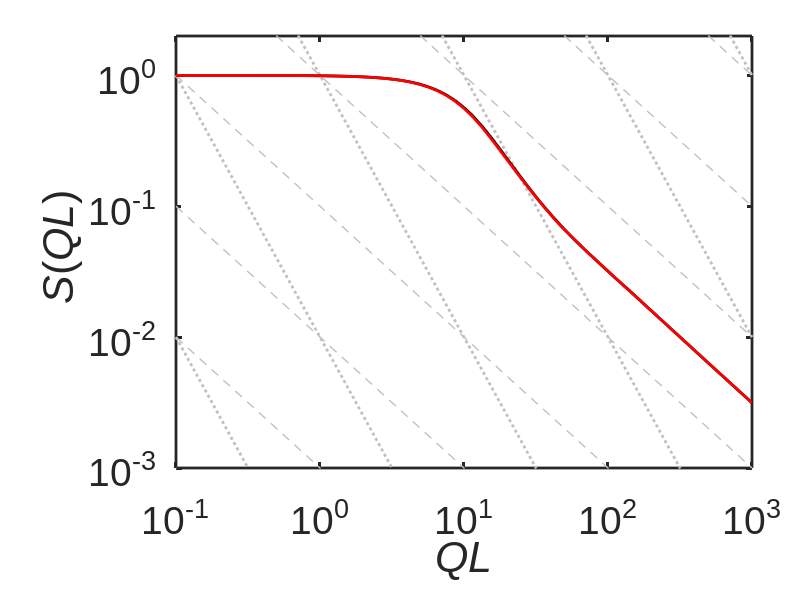
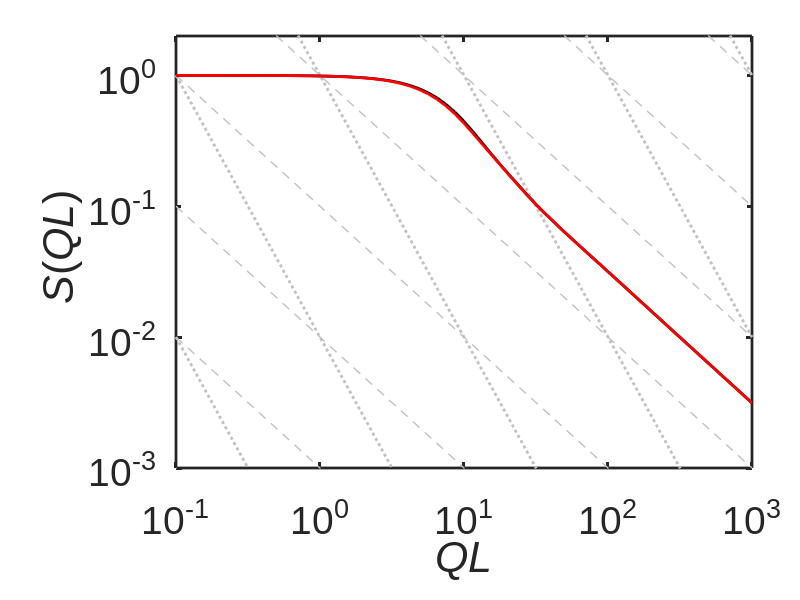
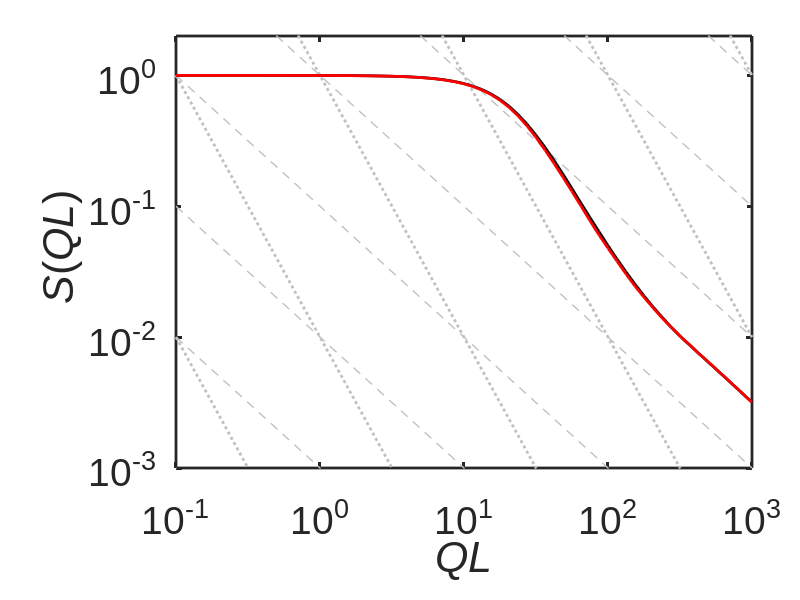
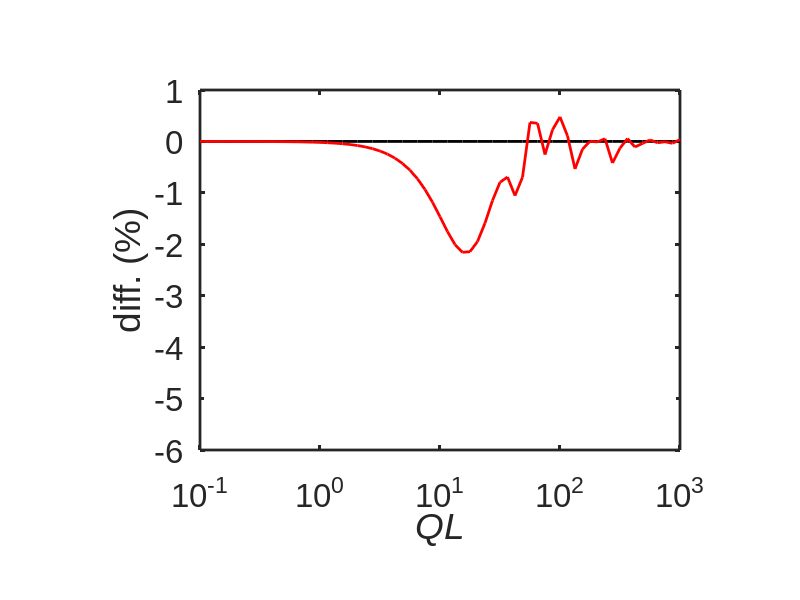

Reproduce these figures in MATLAB, in order.
clear
close all

%% Load
data_rod = load('scatter_rod.mat');
data_GT = load('S_q_GT.mat');
data_infer = load('S_q_infer.mat');

q = data_rod.qq;
qL = q*1000;
S_q_rod = data_rod.S_q;
delta_S_q = data_rod.delta_S_q;

S_q_GT = data_GT.S_q_maxAE;
S_q_infer = data_infer.S_q;

S_q_rod = S_q_rod.*delta_S_q;
S_q_GT = S_q_GT'.*delta_S_q;
S_q_infer = S_q_infer'.*delta_S_q;

%% color
% x_color = (p_color-min(p_color))/(max(p_color)-min(p_color));
% color_parula = parula(101);
% color = arrayfun(@(x) color_parula(1+round(x*100),:),x_color,'UniformOutput',false);

%% plot S_q
filenames = {'S_q_b1.mat','S_q_rb.mat','S_q_f.mat'};
for i = 1:3
    % plot setup
    figure(i)
    hold on
    box on
    set(gcf,'Position',[2000,100,600,600])
    set(gca,'LineWidth',2)
    set(gca,'position',[0.22    0.22   0.72    0.72])
    set(gca, 'XScale', 'log')
    set(gca, 'YScale', 'log')
    xlabel('\it{QL}','FontSize',24,'Interpreter','tex')
    ylabel('{\it S}({\itQL})','FontSize',24,'Interpreter','tex')
    set(gca,'FontSize',28,'FontName','Arial')
    
    % background
    for j = 1:9
        q_i = [1e-1 1e3];
        S_q_i_1 = 10^(j-5)./q_i;
        S_q_i_2 = 10^(2*j-10)./q_i.^2;
        plot(q_i,S_q_i_1,'--','LineWidth',1,'Color','#C0C0C0')
        plot(q_i,S_q_i_2,':','LineWidth',2,'Color','#C0C0C0')
    end
    
%     % S_q_rod
%     plot(qL,S_q_rod,'k-','LineWidth',2)
    
    % S_q
    plot(qL,S_q_GT(i,:),'k-','LineWidth',2)
    plot(qL,S_q_infer(i,:),'r-','LineWidth',2)
    
    
    xlim([1e-1,1e3])
    ylim([1e-3,2e0])
    xticks([1e-1,1e0,1e1,1e2,1e3])
    yticks([1e-3,1e-2,1e-1,1e0])
    saveas(gcf,[filenames{i},'.png'])
end

%% plot delta S_q
filenames = {'diff_b1.mat','diff_rb.mat','diff_f.mat'};
for i = 1:3
    % plot setup
    figure(i+3)
    hold on
    box on
    set(gcf, 'color', 'none')
    set(gcf,'Position',[2000,100,400,400])
    set(gca,'LineWidth',2)
    set(gca,'position',[0.25    0.25   0.6    0.6])
    set(gca, 'XScale', 'log')
%     set(gca, 'YScale', 'log')
    xlabel('\it{QL}','FontSize',24,'Interpreter','tex')
    ylabel('diff. (%)','FontSize',24,'Interpreter','tex')
    set(gca,'FontSize',24,'FontName','Arial')

    
%     % S_q_rod
%     plot(qL,S_q_rod./S_q_rod,'k-','LineWidth',2)
    
    % S_q
    plot(qL,qL*0,'k-','LineWidth',2)
    plot(qL,(S_q_infer(i,:)-S_q_GT(i,:))./S_q_GT(i,:)*100,'r-','LineWidth',2)
    
    
    xlim([1e-1,1e3])
    ylim([-6e0,1e0])
    xticks([1e-1,1e0,1e1,1e2,1e3])
    % yticks([1e0,1e1])
    saveas(gcf,[filenames{i},'.svg'])
end